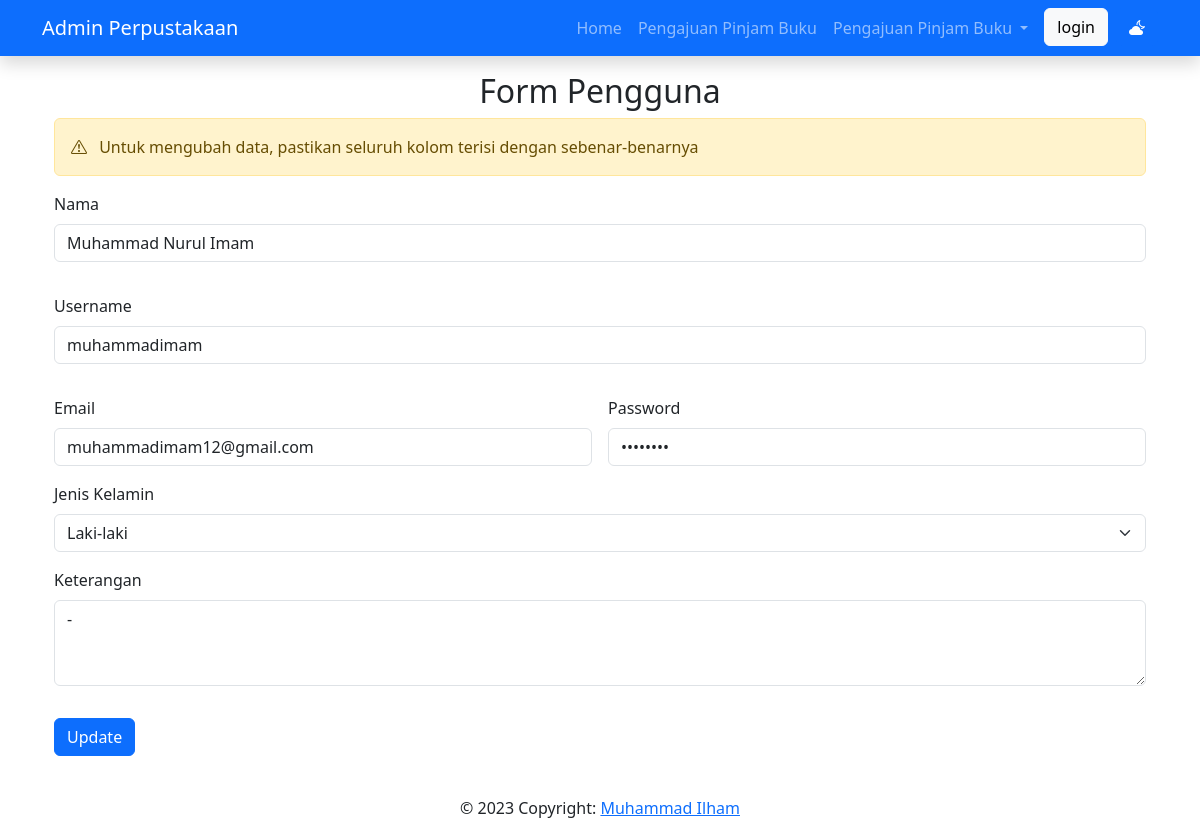
Screenshot of /detail-anggota.php?username=muhammadimam with the database file from the repository.
### tables this page shows
CREATE TABLE `user` (
  `username` varchar(15) NOT NULL,
  `nama` varchar(50) NOT NULL,
  `password` varchar(8) NOT NULL,
  `email` varchar(30) NOT NULL,
  `jenis_kelamin` varchar(10) NOT NULL,
  `keterangan` text NOT NULL
);

### detail-anggota.php (the view, shortened to what this page needs)
<?php include 'template/header.php'; ?>
<body>
	<?php include 'template/nav.php'; ?>
	<div class="container mt-5 p-4">
		<h2 class="text-center">Form Pengguna</h2>
		<div class="alert alert-warning d-flex align-items-center" role="alert">
			<div>
				<i class="bi bi-exclamation-triangle me-2"> </i> Untuk mengubah data, pastikan seluruh kolom terisi dengan sebenar-benarnya
			</div>
		</div>
		<?php
		include 'koneksi.php';
		$username = $_GET['username'];
		$query = "SELECT * FROM user WHERE username='$username'";
		$result = mysqli_query($koneksi, $query);
		while ($data = mysqli_fetch_array($result)) {
		?>
			<form action="ubah-anggota.php" method="post" class="row g-3">
				<form action="simpan-pendaftaran.php" method="post">
					<div class="mb-3">
						<label for="nama" class="form-label">Nama</label>
						<input type="text" class="form-control" id="nama" name="nama" placeholder="Masukkan nama anda" value="<?php echo $data['nama']; ?>" required="">
					</div>
					<div class="mb-3">
						<label for="username" class="form-label">Username</label>
						<input type="text" class="form-control" id="username" name="username" readonly="readonly" placeholder="Masukkan username" value="<?php echo $data['username']; ?>">
					</div>
					<div class="col-md-6">
						<label for="inputEmail4" class="form-label">Email</label>
						<input type="email" class="form-control" id="inputEmail4" name="email" placeholder="Masukkan Email" value="<?php echo $data['email']; ?>" required>
					</div>
					<div class="col-md-6">
						<label for="inputPassword4" class="form-label">Password</label>
						<input type="password" class="form-control" name="password" id="inputPassword4" placeholder="Password" value="<?php echo $data['password']; ?>" required>
					</div>
					<div class="col-12">
						<label for="JenisKelamin" class="form-label">Jenis Kelamin</label>
						<select class="form-select" aria-label="Jenis Kelamin" required id="jenisKelamin" name="jk">
							<option <?php if ($data['jenis_kelamin'] == "Laki-laki") {
										echo "selected";
									}
									?> value="Laki-laki">Laki-laki</option>
						</select>
					</div>
					<div class="mb-3">
						<label for="exampleFormControlTextarea1" class="form-label">Keterangan</label>
						<textarea class="form-control" id="exampleFormControlTextarea1" name="keterangan" placeholder="keterangan singkat" rows="3"><?php echo $data['keterangan']; ?></textarea>
					</div>
					<div class="col-12">
						<button type="submit" class="btn btn-primary" name="POST">Update</button>
					</div>
				</form>
			<?php             }
			?>
	</div>
</body>
<?php include 'template/footer.php'; ?>

### rows the page displays
user: nama "Muhammad Nurul Imam", username "muhammadimam", email "muhammadimam12@gmail.com", jk "Laki-laki", keterangan "-"
